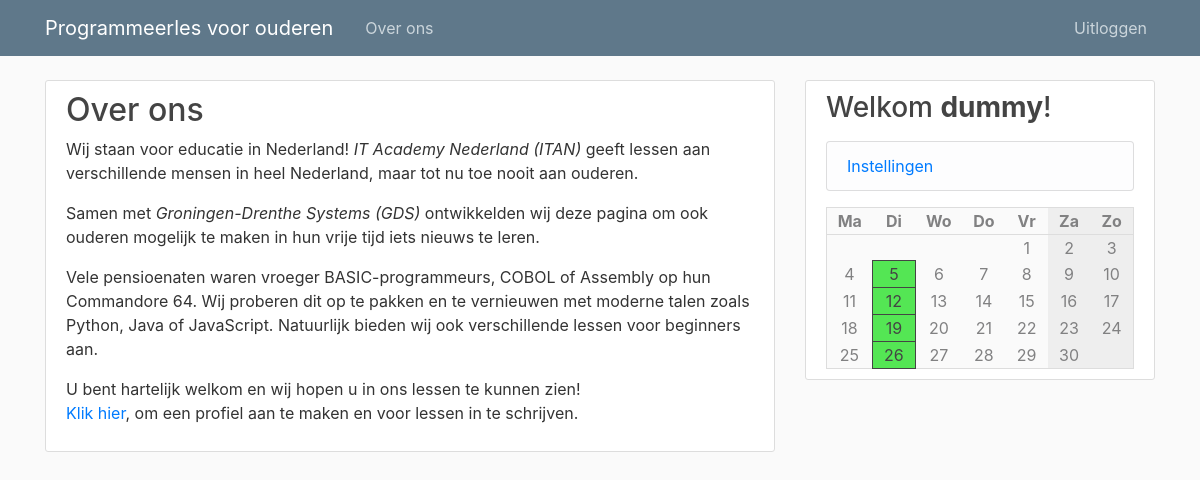
/about (signed in), run on the app's committed database.
### pgmles/models.py (models this page shows)
class User(db.Model, UserMixin):
    id = db.Column(db.Integer, primary_key=True)
    type = db.Column(db.String(6), nullable=False, default="client")
    username = db.Column(db.String(20), unique=True, nullable=False)
    email = db.Column(db.String(120), unique=True, nullable=False)
    image_file = db.Column(db.String(20), nullable=False, default='default.jpg')
    password = db.Column(db.String(60), nullable=False)

class Course(db.Model):
    id = db.Column(db.Integer, primary_key=True)
    name = db.Column(db.String(100), nullable=False)
    description = db.Column(db.Text, nullable=False)
    teacher_id = db.Column(db.Integer, db.ForeignKey('user.id'), nullable=False)
    weekday = db.Column(db.Integer, nullable=False)
    start = db.Column(db.String(10), nullable=False, default=datetime.utcnow)
    end = db.Column(db.String(10), nullable=False, default=datetime.utcnow)
    location = db.Column(db.String(120), nullable=False)

### pgmles/routes.py (the view)
@app.route("/about")
def about():
    return render_template('about.html', calendar=make_calendar(), title='Over ons')

### pgmles/models.py (called while the page is built)
@login_manager.user_loader
def load_user(user_id):
    return User.query.get(int(user_id))

### pgmles/routes.py (called while the page is built)
def make_calendar():
    weekdays = list(enumerate(['Ma', 'Di', 'Wo', 'Do', 'Vr', 'Za', 'Zo']))
    courses = [ None, None, None, None, None, None, None ]
    if current_user.is_authenticated:
        subscriptions = [ cm.course_id for cm in CourseMember.query.filter_by(user_id=current_user.id) ]
        courses = [ ' +\n'.join([ c.name for c in Course.query.filter_by(weekday=i) if c.id in subscriptions ]) for i in range(7) ]
    today = datetime.today()
    m = Month()
    rows = []
    for days in m.monthdayscalendar(today.year, today.month):
        rows.append([ (i, d, courses[i]) for i, d in enumerate(days) ])
    return { 'weekdays': weekdays, 'rows': rows }

### pgmles/templates/about.html
{% extends "layout.html" %}
{% block content %}
<article class="media content-section">
    <div class="media-body">
        <h2>Over ons</h2>
        <p>
            Wij staan voor educatie in Nederland! <i>IT Academy Nederland (ITAN)</i>
            geeft lessen aan verschillende mensen in heel Nederland, maar tot nu toe nooit aan ouderen.
        </p>
        <p>
            Samen met <i>Groningen-Drenthe Systems (GDS)</i> ontwikkelden wij deze pagina om ook ouderen mogelijk te
            maken
            in hun vrije tijd iets nieuws te leren.
        </p>
        <p>
            Vele pensioenaten waren vroeger BASIC-programmeurs, COBOL of Assembly op hun Commandore 64. Wij proberen dit
            op te pakken en te vernieuwen met
            moderne talen zoals Python, Java of JavaScript. Natuurlijk bieden wij ook verschillende lessen voor
            beginners aan.
        </p>
        <p>
            U bent hartelijk welkom en wij hopen u in ons lessen te kunnen zien!<br>
            <a href="{{ url_for('register') }}">Klik hier</a>, om een profiel aan te maken en voor lessen in te
            schrijven.
        </p>
    </div>
</article>
{% endblock content %}

### pgmles/templates/layout.html (shortened to what this page needs)
<!DOCTYPE html>
<html>
<head>
    <link rel="stylesheet" href="https://maxcdn.bootstrapcdn.com/bootstrap/4.0.0/css/bootstrap.min.css"
>
    <link rel="stylesheet" type="text/css" href="{{ url_for('static', filename='main.css') }}">
</head>
<body>
    <header class="site-header">
        <nav class="navbar navbar-expand-md navbar-dark bg-steel fixed-top">
            <div class="container">
                <a class="navbar-brand mr-4" href="/">Programmeerles voor ouderen</a>
                <div class="collapse navbar-collapse" id="navbarToggle">
                    <div class="navbar-nav mr-auto">
                        <a class="nav-item nav-link" href="/about">Over ons</a>
                    </div>
                    <div class="navbar-nav">
                        {% if current_user.is_authenticated %}
                        <a class="nav-item nav-link" href="{{ url_for('logout') }}">Uitloggen</a>
                        {% else %}
                        <a class="nav-item nav-link" href="{{ url_for('login') }}">Inloggen</a>
                        <a class="nav-item nav-link" href="{{ url_for('register') }}">Registeren</a>
                        {% endif %}
                    </div>
                </div>
            </div>
        </nav>
    </header>
    <main role="main" class="container">
        <div class="row">
            <div class="col-md-8">
                {% block content %}{% endblock %}
            </div>
            <div class="col-md-4">
                <div class="content-section">
                    <h3>Welkom <b>{{ current_user.username if current_user.is_authenticated else 'gast' }}</b>!</h3>
                    {% if current_user.is_authenticated %}
                    <p class='text-muted'>
                    <ul class="list-group">
                        <li class="list-group-item list-group-item-light"><a
                                href="{{ url_for('account') }}">Instellingen</a></li>
                    </ul>
                    </p>
                    {% endif %}
                    <table class='calendar'>
                        <tr>
                            {% for d, day in calendar['weekdays'] %}
                            <th class="{{ 'weekend' if d >= 5 }}">{{ day }}</th>
                            {% endfor %}
                        </tr>
                        {% for row in calendar['rows'] %}
                        <tr>
                            {% for d, day, course in row %}
                            <td class="{{ 'weekend' if d >= 5 }} {{ 'course' if course and day }}">
                                {{ day if day }}
                            </td>
                            {% endfor %}
                        </tr>
                        {% endfor %}
                    </table>
                </div>
            </div>
        </div>
    </main>
</body>
</html>

### pgmles/static/main.css (style rules this page uses)
body { background: #fafafa; color: #333333; margin-top: 5rem; }
h1, h2, h3, h4, h5, h6 { color: #444444; }
.bg-steel { background-color: #5f788a; }
.site-header .navbar-nav .nav-link { color: #cbd5db; }
.content-section { background: #ffffff; padding: 10px 20px; border: 1px solid #dddddd; border-radius: 3px; margin-bottom: 20px; }
.calendar { background-color: #fafafa; width: 100%; color: #818182; border: #dddddd solid 1px; }
.calendar .weekend { background-color: #eee; }
.calendar th { border-bottom: #ddd solid 1px; }
.calendar th, td { text-align: center; width: 100px; position: relative; }
.calendar .course { background: rgb(84, 230, 84); border: #444 solid 1px; color: #444 }

### data on the page
User: username "dummy"
Course: teacher "5", day "12", day "19", day "26"

### other printed values
{{ day }} "Ma" "Di" "Wo" "Do" "Vr" "Za" "Zo"
{{ day if day }} "1" "2" "3" "4" "6" "7" "8" "9" "10" "11" "13" "14" "15" "16" "17" "18" "20" "21" "22" "23" "24" "25" "27" "28" "29" "30"
